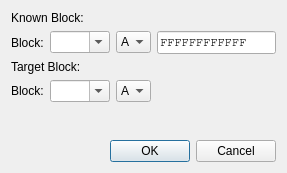
<?xml version="1.0" encoding="UTF-8"?>
<ui version="4.0">
 <class>MF_Attack_hardnestedDialog</class>
 <widget class="QDialog" name="MF_Attack_hardnestedDialog">
  <property name="geometry">
   <rect>
    <x>0</x>
    <y>0</y>
    <width>287</width>
    <height>173</height>
   </rect>
  </property>
  <property name="windowTitle">
   <string>Hardnested Attack</string>
  </property>
  <layout class="QVBoxLayout" name="verticalLayout">
   <item>
    <widget class="QLabel" name="label_3">
     <property name="text">
      <string>Known Block:</string>
     </property>
    </widget>
   </item>
   <item>
    <layout class="QHBoxLayout" name="horizontalLayout">
     <item>
      <widget class="QLabel" name="label_2">
       <property name="text">
        <string>Block:</string>
       </property>
      </widget>
     </item>
     <item>
      <widget class="QComboBox" name="knownKeyBlockBox">
       <property name="minimumSize">
        <size>
         <width>60</width>
         <height>0</height>
        </size>
       </property>
       <property name="maximumSize">
        <size>
         <width>60</width>
         <height>16777215</height>
        </size>
       </property>
       <property name="editable">
        <bool>true</bool>
       </property>
      </widget>
     </item>
     <item>
      <widget class="QComboBox" name="knownKeyTypeBox">
       <property name="minimumSize">
        <size>
         <width>35</width>
         <height>0</height>
        </size>
       </property>
       <property name="maximumSize">
        <size>
         <width>35</width>
         <height>16777215</height>
        </size>
       </property>
       <item>
        <property name="text">
         <string>A</string>
        </property>
       </item>
       <item>
        <property name="text">
         <string>B</string>
        </property>
       </item>
      </widget>
     </item>
     <item>
      <widget class="QLineEdit" name="knownKeyBox">
       <property name="font">
        <font>
         <family>Courier</family>
        </font>
       </property>
       <property name="text">
        <string notr="true">FFFFFFFFFFFF</string>
       </property>
      </widget>
     </item>
    </layout>
   </item>
   <item>
    <widget class="QLabel" name="label">
     <property name="text">
      <string>Target Block:</string>
     </property>
    </widget>
   </item>
   <item>
    <layout class="QHBoxLayout" name="horizontalLayout_2">
     <item>
      <widget class="QLabel" name="label_4">
       <property name="text">
        <string>Block:</string>
       </property>
      </widget>
     </item>
     <item>
      <widget class="QComboBox" name="targetKeyBlockBox">
       <property name="minimumSize">
        <size>
         <width>60</width>
         <height>0</height>
        </size>
       </property>
       <property name="maximumSize">
        <size>
         <width>60</width>
         <height>16777215</height>
        </size>
       </property>
       <property name="editable">
        <bool>true</bool>
       </property>
      </widget>
     </item>
     <item>
      <widget class="QComboBox" name="targetKeyTypeBox">
       <property name="minimumSize">
        <size>
         <width>35</width>
         <height>0</height>
        </size>
       </property>
       <property name="maximumSize">
        <size>
         <width>35</width>
         <height>16777215</height>
        </size>
       </property>
       <item>
        <property name="text">
         <string>A</string>
        </property>
       </item>
       <item>
        <property name="text">
         <string>B</string>
        </property>
       </item>
      </widget>
     </item>
     <item>
      <spacer name="horizontalSpacer">
       <property name="orientation">
        <enum>Qt::Horizontal</enum>
       </property>
       <property name="sizeHint" stdset="0">
        <size>
         <width>40</width>
         <height>20</height>
        </size>
       </property>
      </spacer>
     </item>
    </layout>
   </item>
   <item>
    <spacer name="verticalSpacer">
     <property name="orientation">
      <enum>Qt::Vertical</enum>
     </property>
     <property name="sizeHint" stdset="0">
      <size>
       <width>20</width>
       <height>31</height>
      </size>
     </property>
    </spacer>
   </item>
   <item>
    <widget class="QDialogButtonBox" name="buttonBox">
     <property name="orientation">
      <enum>Qt::Horizontal</enum>
     </property>
     <property name="standardButtons">
      <set>QDialogButtonBox::Cancel|QDialogButtonBox::Ok</set>
     </property>
    </widget>
   </item>
  </layout>
 </widget>
 <resources/>
 <connections>
  <connection>
   <sender>buttonBox</sender>
   <signal>accepted()</signal>
   <receiver>MF_Attack_hardnestedDialog</receiver>
   <slot>accept()</slot>
   <hints>
    <hint type="sourcelabel">
     <x>248</x>
     <y>254</y>
    </hint>
    <hint type="destinationlabel">
     <x>157</x>
     <y>274</y>
    </hint>
   </hints>
  </connection>
  <connection>
   <sender>buttonBox</sender>
   <signal>rejected()</signal>
   <receiver>MF_Attack_hardnestedDialog</receiver>
   <slot>reject()</slot>
   <hints>
    <hint type="sourcelabel">
     <x>316</x>
     <y>260</y>
    </hint>
    <hint type="destinationlabel">
     <x>286</x>
     <y>274</y>
    </hint>
   </hints>
  </connection>
 </connections>
</ui>
